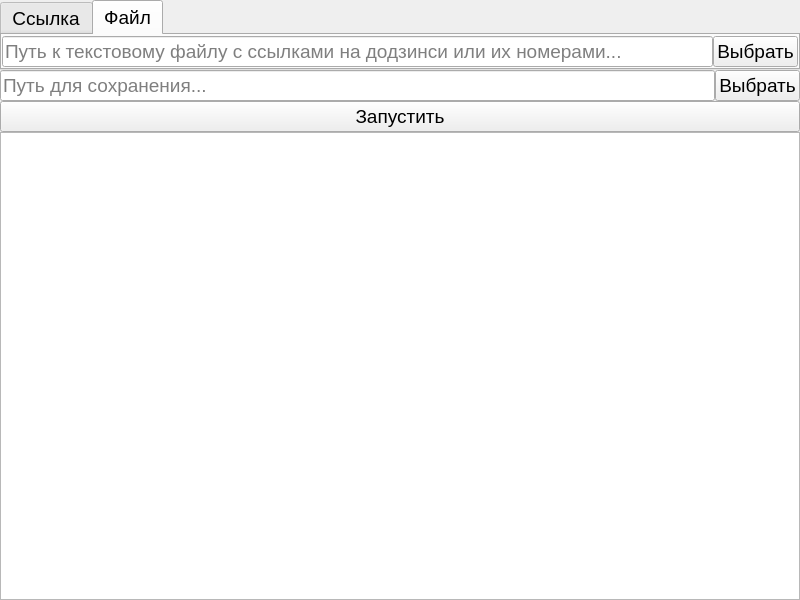
<?xml version="1.0" encoding="UTF-8"?>
<ui version="4.0">
 <class>MainWindow</class>
 <widget class="QMainWindow" name="MainWindow">
  <property name="geometry">
   <rect>
    <x>0</x>
    <y>0</y>
    <width>800</width>
    <height>600</height>
   </rect>
  </property>
  <property name="font">
   <font>
    <pointsize>14</pointsize>
   </font>
  </property>
  <property name="windowTitle">
   <string>MainWindow</string>
  </property>
  <widget class="QWidget" name="centralwidget">
   <layout class="QVBoxLayout" name="verticalLayout">
    <property name="spacing">
     <number>0</number>
    </property>
    <property name="leftMargin">
     <number>0</number>
    </property>
    <property name="topMargin">
     <number>0</number>
    </property>
    <property name="rightMargin">
     <number>0</number>
    </property>
    <property name="bottomMargin">
     <number>0</number>
    </property>
    <item>
     <widget class="QTabWidget" name="tabWidget">
      <property name="sizePolicy">
       <sizepolicy hsizetype="Expanding" vsizetype="Minimum">
        <horstretch>0</horstretch>
        <verstretch>0</verstretch>
       </sizepolicy>
      </property>
      <property name="currentIndex">
       <number>1</number>
      </property>
      <widget class="QWidget" name="tab">
       <attribute name="title">
        <string>Ссылка</string>
       </attribute>
       <layout class="QVBoxLayout" name="verticalLayout_3">
        <property name="spacing">
         <number>0</number>
        </property>
        <property name="leftMargin">
         <number>0</number>
        </property>
        <property name="topMargin">
         <number>0</number>
        </property>
        <property name="rightMargin">
         <number>0</number>
        </property>
        <property name="bottomMargin">
         <number>0</number>
        </property>
        <item>
         <widget class="QLineEdit" name="linkLineEdit">
          <property name="placeholderText">
           <string>Ссылка на додзинси или ее номер...</string>
          </property>
         </widget>
        </item>
       </layout>
      </widget>
      <widget class="QWidget" name="tab_2">
       <attribute name="title">
        <string>Файл</string>
       </attribute>
       <layout class="QHBoxLayout" name="horizontalLayout">
        <property name="spacing">
         <number>0</number>
        </property>
        <property name="leftMargin">
         <number>0</number>
        </property>
        <property name="topMargin">
         <number>0</number>
        </property>
        <property name="rightMargin">
         <number>0</number>
        </property>
        <property name="bottomMargin">
         <number>0</number>
        </property>
        <item>
         <widget class="QLineEdit" name="inputPathLineEdit">
          <property name="placeholderText">
           <string>Путь к текстовому файлу с ссылками на додзинси или их номерами...</string>
          </property>
         </widget>
        </item>
        <item>
         <widget class="QPushButton" name="inputPathButton">
          <property name="text">
           <string>Выбрать</string>
          </property>
         </widget>
        </item>
       </layout>
      </widget>
     </widget>
    </item>
    <item>
     <layout class="QHBoxLayout" name="horizontalLayout_2">
      <property name="spacing">
       <number>0</number>
      </property>
      <item>
       <widget class="QLineEdit" name="outputPathLineEdit">
        <property name="placeholderText">
         <string>Путь для сохранения...</string>
        </property>
       </widget>
      </item>
      <item>
       <widget class="QPushButton" name="outputPathButton">
        <property name="text">
         <string>Выбрать</string>
        </property>
       </widget>
      </item>
     </layout>
    </item>
    <item>
     <widget class="QPushButton" name="startButton">
      <property name="text">
       <string>Запустить</string>
      </property>
     </widget>
    </item>
    <item>
     <widget class="QTextEdit" name="outputField"/>
    </item>
   </layout>
  </widget>
 </widget>
 <resources/>
 <connections/>
</ui>
